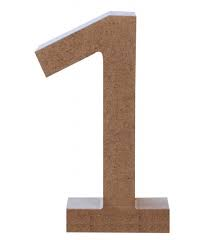
#> input picture testData/0.jpg, 210 x 240 px
$ python -i opencv_frame.py   (imports and definitions only)
#> lines starting #> are read from the running program, lines starting #| are printed output that depends on the picture
import os
import cv2 as cv
import matplotlib.pyplot as plt
import numpy as np
import pickle

def preProcess(x):
    x = cv.cvtColor(x, cv.COLOR_BGR2GRAY)
    x = cv.equalizeHist(x)
    x = x /255.0
    return x

def findClass(frame):
    frame = np.asarray(frame)
    frame = cv.resize(frame, (32,32))
    frame = preProcess(frame)

    frame = frame.reshape(1,32,32,1)
    return frame

# [2 lines not run here, left out]

listOfFile = os.listdir("testData")
s = " "

# [38 lines not run here, left out]

>>> import cv2
>>> picture = cv2.imread('testData/0.jpg')
#> picture is the input picture: shape (240, 210, 3); mean B, G, R 216, 221, 228.8
>>> result = findClass(picture)
#> in findClass, `frame = cv.resize(frame, (32,32))`:
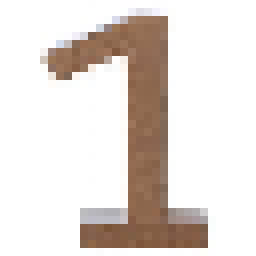
#> frame: shape (32, 32, 3) (shown 8 times larger); mean B, G, R 215.4, 220.4, 228.3
#> in preProcess, `x = cv.cvtColor(x, cv.COLOR_BGR2GRAY)`:
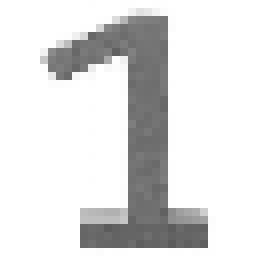
#> x: shape (32, 32) (shown 8 times larger); min 91, max 255, mean 222.2
#> in preProcess, `x = cv.equalizeHist(x)`:
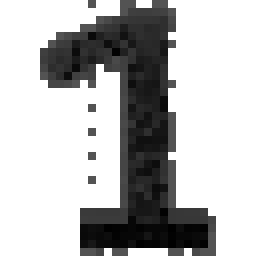
#> x: shape (32, 32) (shown 8 times larger); min 0, max 255, mean 185.7
